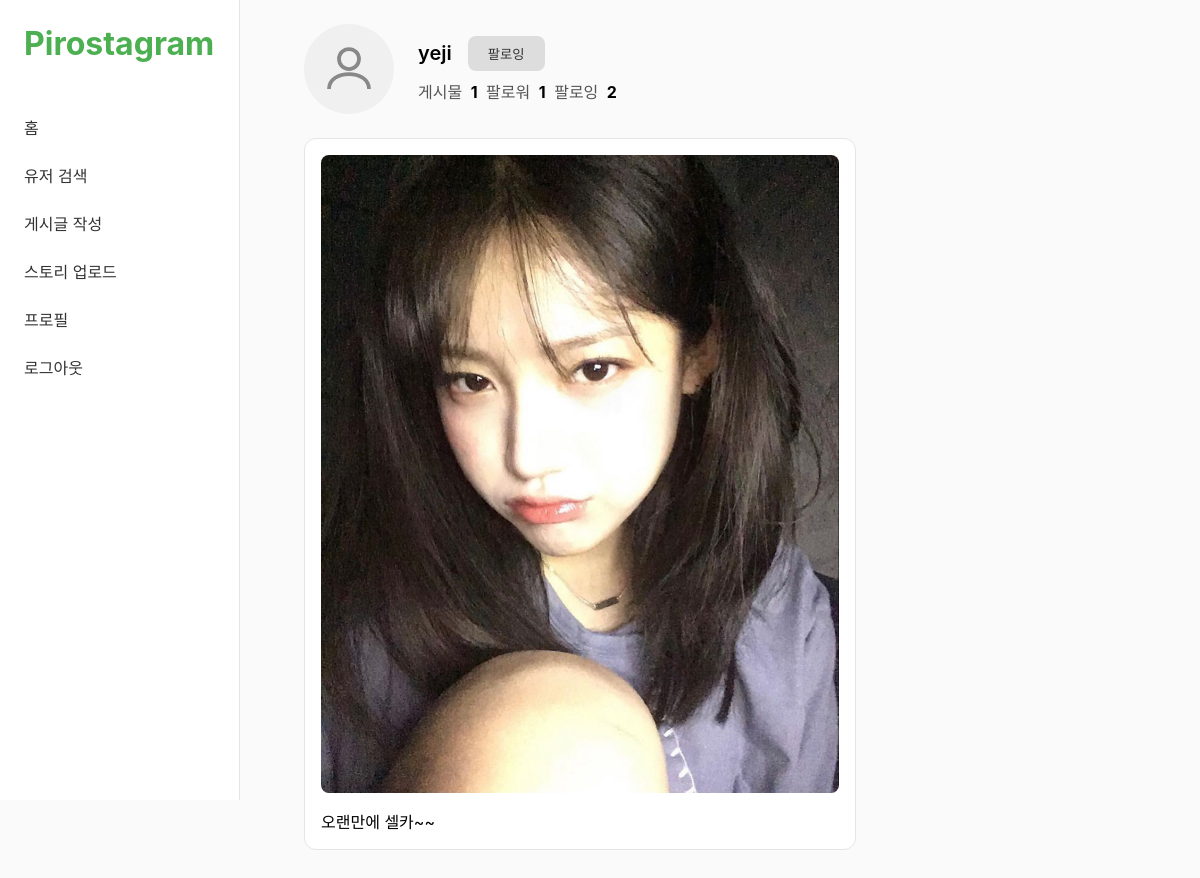
Screenshot of /profile/yeji/ (signed in) with the database file from the repository.
### pirostagram/models.py (models this page shows, shortened)
class Post(models.Model):
    author = models.ForeignKey(User, on_delete=models.CASCADE, related_name='posts')
    image = models.ImageField(upload_to='posts/')
    content = models.TextField(blank=True)
    created_at = models.DateTimeField(auto_now_add=True)

### pirostagram/views.py (the view)
# urls.py: path('profile/<str:username>/', views.profile_view, name='profile'),
@login_required(login_url='pirostagram:login')
def profile_view(request, username):
    profile_user = get_object_or_404(User, username=username)
    posts = Post.objects.filter(author=profile_user).order_by('-created_at')
    is_following = Follow.objects.filter(follower=request.user, following=profile_user).exists()
    follower_count = Follow.objects.filter(following=profile_user).count()
    following_count = Follow.objects.filter(follower=profile_user).count()
    return render(request, 'pirostagram/profile.html', {
        'profile_user': profile_user,
        'posts': posts,
        'is_following': is_following,
        'follower_count': follower_count,
        'following_count': following_count,
    })

### pirostagram/templates/pirostagram/profile.html (shortened to what this page needs)
<!DOCTYPE html>
<html lang="ko">
<head>
    {% load static %}
    <link rel="stylesheet" href="{% static 'pirostagram/style.css' %}">
</head>
<body>
    <div class="sidebar">
        <h1>Pirostagram</h1>
        <a href="{% url 'pirostagram:home' %}">홈</a>
        <a href="{% url 'pirostagram:user_search' %}">유저 검색</a>
        <a href="{% url 'pirostagram:post_create' %}">게시글 작성</a>
        <a href="{% url 'pirostagram:story_create' %}">스토리 업로드</a>
        <a href="{% url 'pirostagram:profile' request.user.username %}">프로필</a>
        <a href="{% url 'pirostagram:logout' %}">로그아웃</a>
    </div>
    <div class="main-content">
        <div class="profile-header">
            <div class="profile-avatar">
                {% if profile_user.profile.avatar %}
                    <img src="{{ profile_user.profile.avatar.url }}" style="width:100%; height:100%; border-radius:50%; object-fit:cover;">
                {% else %}
                    <svg viewBox="0 0 24 24" fill="none" stroke="#888" stroke-width="1.5" width="60" height="60">
                        <circle cx="12" cy="8" r="4"></circle>
                        <path d="M4 20c0-4 4-6 8-6s8 2 8 6"></path>
                    </svg>
                {% endif %}
            </div>
            <div>
                <div class="profile-name-row">
                    <span class="profile-username">{{ profile_user.username }}</span>
                    {% if profile_user == request.user %}
                        <button class="edit-profile-btn">프로필 수정하기</button>
                    {% elif is_following %}
                        <form method="POST" action="{% url 'pirostagram:follow_toggle' profile_user.username %}">
                            <button type="submit" class="follow-btn following-btn">팔로잉</button>
                        </form>
                    {% else %}
                        <form method="POST" action="{% url 'pirostagram:follow_toggle' profile_user.username %}">
                            {% csrf_token %}
                            <button type="submit" class="follow-btn">팔로우</button>
                        </form>
                    {% endif %}
                </div>
                <p class="profile-stats">
                    게시물 <strong>{{ posts.count }}</strong>
                    팔로워 <strong>{{ follower_count }}</strong>
                    팔로잉 <strong>{{ following_count }}</strong>
                </p>
            </div>
        </div>
        {% for post in posts %}
            <div class="post-card">
                {% if post.image %}
                    <img src="{{ post.image.url }}">
                {% endif %}
                <p>{{ post.content }}</p>
            </div>
        {% endfor %}
    </div>
</body>
</html>

### pirostagram/static/pirostagram/style.css (style rules this page uses)
* { margin: 0; padding: 0; box-sizing: border-box; }
body { font-family: 'Inter', -apple-system, sans-serif; background: #FAFAFA; display: flex; }
.sidebar { width: 240px; height: 100vh; background: #fff; border-right: 1px solid #e5e5e5; padding: 24px; position: fixed; }
.sidebar h1 { font-size: 32px; color: #4caf50; margin-bottom: 40px; }
.sidebar a { display: block; color: #333; text-decoration: none; padding: 12px 0; font-size: 16px; }
.main-content { margin-left: 280px; padding: 24px; max-width: 600px; width: 100%; }
.post-card { background: #fff; border: 1px solid #e5e5e5; border-radius: 12px; padding: 16px; margin-bottom: 20px; }
.post-card img { width: 100%; border-radius: 8px; margin-bottom: 12px; }
.follow-btn { padding: 8px 20px; border-radius: 8px; border: none; background: #4caf50; color: #fff; cursor: pointer; }
.following-btn { background: #ddd; color: #333; }
.profile-header { display: flex; gap: 24px; align-items: center; margin-bottom: 24px; }
.profile-avatar { width: 90px; height: 90px; border-radius: 50%; background: #f0f0f0; display: flex; align-items: center; justify-content: center; flex-shrink: 0; }
.profile-name-row { display: flex; align-items: center; gap: 16px; margin-bottom: 8px; }
.profile-username { font-size: 20px; font-weight: 600; }
.profile-stats { color: #555; }
.profile-stats strong { color: #000; margin: 0 4px 0 4px; }

### rows the page displays
Post: image (picture), content "오랜만에 셀카~~"

### other values shown
{{ profile_user.username }} "yeji"
{{ posts.count }} "1"
{{ follower_count }} "1"
{{ following_count }} "2"
